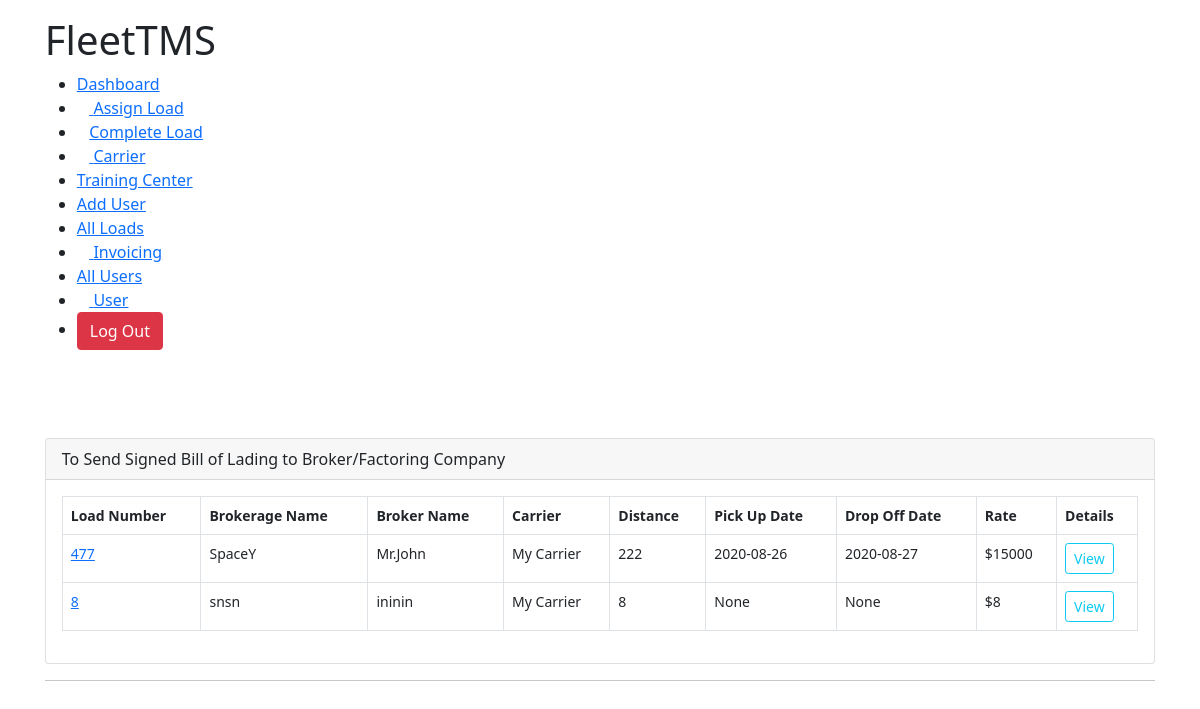
/signed_bill (signed in), run on an earlier commit of the app's database.
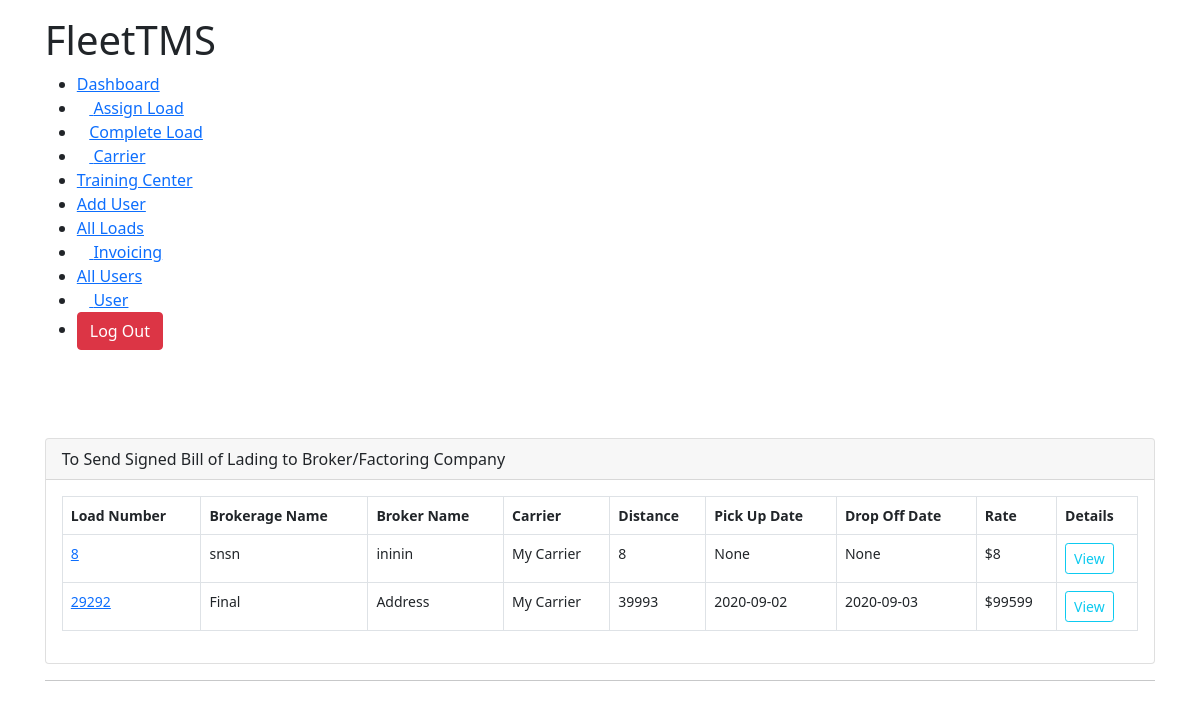
And on a later commit of the database.
### TMSTruck/models.py (models this page shows, shortened)
class AssignLoad(models.Model):
	user 					= models.ForeignKey(Account,on_delete=models.CASCADE,null=True,blank=True)
	brokerage_name 			= models.CharField(max_length=300, null=True)
	broker_name 			= models.CharField(max_length=300, null=True)
	assignToCarrier			= models.ForeignKey(Carrier,blank=True, on_delete=models.CASCADE, null=True)
	broker_address 			= models.CharField(max_length=300, null=True)
	pickupAddress 			= models.CharField(max_length=300, null=True)
	distance 				= models.IntegerField(null=True)
	weight 					= models.IntegerField(null=True)
	rate 					= models.IntegerField(null=True)
	stops 					= models.IntegerField(null=True)
	assigned_date			= models.DateTimeField(blank=True,auto_now_add=True, null=True)
	pickupDate				= models.CharField(max_length=3000,null=True, blank=True)
	is_active 				= models.BooleanField(default=True,null=True)
	is_paid 				= models.BooleanField(default=False,null=True)
	broker_phone			= models.IntegerField(null=True)
	broker_email			= models.EmailField(max_length=100,null=True)
	load_number				= models.IntegerField(null=True)
	dropOffDate				= models.CharField(max_length=3000,null=True,blank=True)
	dropOffAddress			= models.CharField(max_length=10000,null=True)
	first_available_pickup	= models.CharField(max_length=3000,null=True,blank=True)
	rate_confirmation		= models.FileField(blank=True,upload_to=rate_confirmation_path)
	bill_of_landing			= models.FileField(blank=True,upload_to=bill_path)
	special_comments 		= models.TextField(null=True,max_length=10000)
	final_address			= models.CharField(null=True,max_length=100, blank=True)
	is_awaiting				= models.BooleanField(null=True,default=True,blank=True)
	is_awb					= models.BooleanField(null=True,default=True,blank=True)
	is_sign					= models.BooleanField(null=True,default=False)

class Carrier(models.Model):
	user					= models.ForeignKey(Account,on_delete=models.CASCADE,null=True,blank=True)
	firstName 				= models.CharField(max_length=100,null=True)
	lastName				= models.CharField(max_length=100,null=True)
	company 				= models.CharField(max_length=100,null=True)
	email					= models.EmailField(max_length=100,null=True)
	phone					= models.IntegerField(null=True)
	mc_number 				= models.IntegerField(null=True)
	dot_number				= models.IntegerField(null=True)
	factoring_phone			= models.IntegerField(null=True)
	factoring_email			= models.EmailField(null=True,max_length=100)
	willing_states			= models.TextField(max_length=1000,null=True)
	carrier_status			= models.CharField(max_length=100,null=True)
	factoring_company		= models.CharField(max_length=100,null=True)
	mc_upload		 		= models.FileField(upload_to=carrierMcFiles,null=True)
	w9_upload 				= models.FileField(upload_to=carrierMcFiles,null=True)
	insurance				= models.FileField(upload_to=carrierMcFiles,null=True)
	costPerMile				= models.IntegerField(null=True)
	def __str__(self):
		return '{} {}'.format(self.firstName,self.lastName)

### TMSTruck/decorators.py (the view)
        def wrapper(request, *args, **kwargs):
            group = None
            if request.user.groups.exists():
                group = request.user.groups.all()[0].name
            if group in allowed_roles:
                return view_func(request, *args, **kwargs)
            elif group == 'Trainee':
                return redirect("user")
            else:
                return HttpResponse("You are not authorized to visit this page. ")

### TMSTruck/views.py (called while the page is built)
@login_required(login_url='login')
@customRoles(allowed_roles=['Admin','Accounting','Hiring Manager', 'Logistics Manager'])
def signed_bill(request):
	ac = Account.objects.get(user=request.user)
	loads = AssignLoad.objects.filter(user=ac,is_sign=False,is_active=True,is_awb=False,is_awaiting=False)
	template= 'TMSTruck/load_info/waiting_signed.html'
	context = {
		'awaiting_loads':loads,
		'group':request.user.groups.all()[0].name
	}
	return render(request,template,context)

### TMSTruck/templates/TMSTruck/load_info/waiting_signed.html (shortened to what this page needs)
{% extends 'TMSTruck/base.html' %}
{% load static %}
{% block content %}
<!DOCTYPE html>
<html lang="en">
<head>
    <link rel="stylesheet" href="{% static 'css/dashboard.css' %}">
</head>
<body>
    <div class="main-body">
        {% if group == 'Accounting' %}
        {% include 'TMSTruck/navbars/accounting_navbar.html' %}
        {% elif group == 'Admin' %}
        {% include 'TMSTruck/navbars/admin_navbar.html' %}
        {% elif group == 'Hiring Manager' %}
        {% include 'TMSTruck/navbars/hiring_manager_navbar.html' %}
        {% elif group == 'Logistics Manager' %}
        {% include 'TMSTruck/navbars/logistics_manager.html' %}
        {% endif %}<br><br>
        <div class="row">
            <div class="col-md-12">
                <div class="card">
                    <div class="card-header">To Send Signed Bill of Lading to Broker/Factoring Company <i style="float: right;" title="This is the list of loads whose signed bill of lading is received but not sent to the broker." class="fa fa-info-circle" aria-hidden="true"></i></div>
                    <div class="card-body">
                        <table class="table table-bordered">
                            <thead>
                                <tr>
                                    <th scope="col">Load Number </th>
                                    <th scope="col">Brokerage Name</th>
                                    <th scope="col">Broker Name</th>
                                    <th scope="col">Carrier</th>
                                    <th scope="col">Distance</th>
                                    <th scope="col">Pick Up Date</th>
                                    <th scope="col">Drop Off Date</th>
                                    <th scope="col">Rate</th>
                                    <th scope="col">Details</th>
                                </tr>
                            </thead>
                            <tbody>
                                {% for loads in awaiting_loads %}
                                <tr>
                                    <td><a href="{% url 'load_detail' loads.id %}">{{loads.load_number}}</a></td>
                                    <td>{{loads.brokerage_name}}</td>
                                    <td>{{loads.broker_name}}</td>
                                    <td>{{loads.assignToCarrier}}</td>
                                    <td>{{loads.distance}}</td>
                                    <td>{{loads.pickupDate}}</td>
                                    <td>{{loads.dropOffDate}}</td>
                                    <td>${{loads.rate}}</td>
                                    <td> <a href="{% url 'signed_detail' loads.id %}"><button class="btn btn-outline-info btn-sm">View</button></a></td>
                                </tr>
                                {% endfor %}
                            </tbody>
                        </table>
                    </div>
                </div>
            </div>
        </div>
        <hr>
    </div>
</body>
</html>
{% endblock %}

What changed in the data, as far as the page shows it:
no longer on this page (row edited): AssignLoad: load_number "477", brokerage_name "SpaceY", broker_name "Mr.John", assignToCarrier "My Carrier", distance "222", pickupDate "2020-08-26", dropOffDate "2020-08-27", rate "15000"
added AssignLoad: load_number "29292", brokerage_name "Final", broker_name "Address", assignToCarrier "My Carrier", distance "39993", pickupDate "2020-09-02", dropOffDate "2020-09-03", rate "99599"
